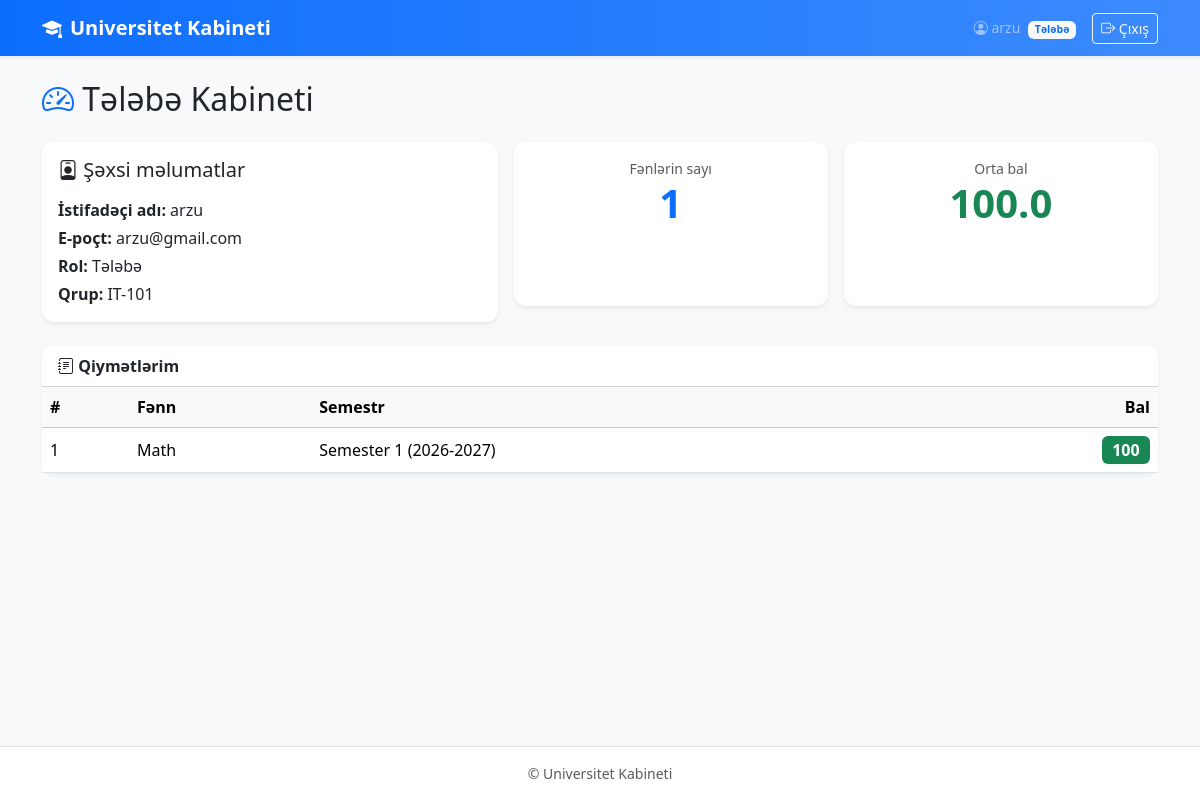
The page /student (signed in) on the database its author committed.
### app.py (models this page shows, shortened)
class User(UserMixin, db.Model):
    id = db.Column(db.Integer, primary_key=True)
    username = db.Column(
        db.String(50),
        unique=True,
        nullable=False
    )
    email = db.Column(
        db.String(120),
        unique=True,
        nullable=False
    )
    password_hash = db.Column(
        db.String(255),
        nullable=False
    )
    role = db.Column(
        db.String(10),
        nullable=False
    )
    group_id = db.Column(
        db.Integer,
        db.ForeignKey("group.id"),
        nullable=True
    )
    group = db.relationship(
        "Group",
        back_populates="students"
    )
    grades = db.relationship(
        "Grade",
        back_populates="student",
        foreign_keys="Grade.student_id",
        cascade="all, delete-orphan",
        order_by="Grade.semester_id"
    )
    teacher_assignments = db.relationship(
        "TeacherAssignment",
        back_populates="teacher",
        foreign_keys="TeacherAssignment.teacher_id",
        cascade="all, delete-orphan"
    )

class Group(db.Model):
    id = db.Column(
        db.Integer,
        primary_key=True
    )
    name = db.Column(
        db.String(50),
        unique=True,
        nullable=False
    )
    students = db.relationship(
        "User",
        back_populates="group",
        foreign_keys="User.group_id"
    )
    teacher_assignments = db.relationship(
        "TeacherAssignment",
        back_populates="group",
        cascade="all, delete-orphan"
    )

class Grade(db.Model):
    id = db.Column(
        db.Integer,
        primary_key=True
    )
    student_id = db.Column(
        db.Integer,
        db.ForeignKey("user.id"),
        nullable=False
    )
    subject_id = db.Column(
        db.Integer,
        db.ForeignKey("subject.id"),
        nullable=False
    )
    semester_id = db.Column(
        db.Integer,
        db.ForeignKey("semester.id"),
        nullable=False
    )
    grade = db.Column(
        db.Float,
        nullable=False
    )
    student = db.relationship(
        "User",
        back_populates="grades",
        foreign_keys=[student_id]
    )
    subject = db.relationship(
        "Subject",
        back_populates="grades"
    )
    semester = db.relationship(
        "Semester",
        back_populates="grades"
    )
    __table_args__ = (
        db.UniqueConstraint(
            "student_id",
            "subject_id",
            "semester_id",
            name="uq_student_subject_semester"
        ),
    )

class Subject(db.Model):
    id = db.Column(
        db.Integer,
        primary_key=True
    )
    name = db.Column(
        db.String(100),
        unique=True,
        nullable=False
    )
    teacher_assignments = db.relationship(
        "TeacherAssignment",
        back_populates="subject",
        cascade="all, delete-orphan"
    )
    grades = db.relationship(
        "Grade",
        back_populates="subject",
        cascade="all, delete-orphan"
    )

class Semester(db.Model):
    id = db.Column(
        db.Integer,
        primary_key=True
    )
    name = db.Column(
        db.String(30),
        nullable=False
    )
    academic_year_id = db.Column(
        db.Integer,
        db.ForeignKey("academic_year.id"),
        nullable=False
    )
    academic_year = db.relationship(
        "AcademicYear",
        back_populates="semesters"
    )
    grades = db.relationship(
        "Grade",
        back_populates="semester",
        cascade="all, delete-orphan"
    )
    __table_args__ = (
        db.UniqueConstraint(
            "name",
            "academic_year_id",
            name="uq_semester_year"
        ),
    )

class AcademicYear(db.Model):
    id = db.Column(
        db.Integer,
        primary_key=True
    )
    name = db.Column(
        db.String(20),
        unique=True,
        nullable=False
    )
    semesters = db.relationship(
        "Semester",
        back_populates="academic_year",
        cascade="all, delete-orphan"
    )

### app.py (the view)
@app.route("/student")
@role_required("student")
def student_dashboard():
    grades = current_user.grades
    average = (
        round(
            sum(g.grade for g in grades) / len(grades),
            2
        )
        if grades
        else None
    )
    return render_template(
        "student_dashboard.html",
        grades=grades,
        average=average
    )

### app.py (called while the page is built)
@login_manager.user_loader
def load_user(user_id):
    return db.session.get(
        User,
        int(user_id)
    )

def role_required(role):
    def decorator(f):
        @wraps(f)
        @login_required
        def wrapper(*args, **kwargs):
            if current_user.role != role:
                abort(403)
            return f(*args, **kwargs)
        return wrapper
    return decorator

### templates/student_dashboard.html (shortened to what this page needs)
{% extends "base.html" %}
{% block content %}
<h2 class="mb-4">
    <i class="bi bi-speedometer2 text-primary"></i>
    Tələbə Kabineti
</h2>
<div class="row g-3 mb-4">
    <div class="col-md-5">
        <div class="card shadow-sm border-0 h-100">
            <div class="card-body">
                <h5 class="card-title mb-3">
                    <i class="bi bi-person-badge"></i>
                    Şəxsi məlumatlar
                </h5>
                <p class="mb-1">
                    <strong>İstifadəçi adı:</strong>
                    {{ current_user.username }}
                </p>
                <p class="mb-1">
                    <strong>E-poçt:</strong>
                    {{ current_user.email }}
                </p>
                <p class="mb-1">
                    <strong>Rol:</strong>
                    Tələbə
                </p>
                <p class="mb-0">
                    <strong>Qrup:</strong>
                    {% if current_user.group %}
                        {{ current_user.group.name }}
                    {% else %}
                        <span class="text-muted">
                            Qrup təyin edilməyib
                        </span>
                    {% endif %}
                </p>
            </div>
        </div>
    </div>
    <div class="col-md-7">
        <div class="row g-3 h-100">
            <div class="col-6">
                <div class="card shadow-sm border-0 h-100 text-center stat-card">
                    <div class="card-body">
                        <div class="text-muted small">
                            Fənlərin sayı
                        </div>
                        <div class="display-6 fw-bold text-primary">
                            {{ grades|length }}
                        </div>
                    </div>
                </div>
            </div>
            <div class="col-6">
                <div class="card shadow-sm border-0 h-100 text-center stat-card">
                    <div class="card-body">
                        <div class="text-muted small">
                            Orta bal
                        </div>
                        <div class="display-6 fw-bold text-success">
                            {{ average if average is not none else '—' }}
                        </div>
                    </div>
                </div>
            </div>
        </div>
    </div>
</div>
<div class="card shadow-sm border-0">
    <div class="card-header bg-white fw-semibold">
        <i class="bi bi-journal-text"></i>
        Qiymətlərim
    </div>
    <div class="table-responsive">
        <table class="table table-hover align-middle mb-0">
            <thead class="table-light">
                <tr>
                    <th>#</th>
                    <th>Fənn</th>
                    <th>Semestr</th>
                    <th class="text-end">Bal</th>
                </tr>
            </thead>
            <tbody>
                {% for g in grades %}
                <tr>
                    <td>
                        {{ loop.index }}
                    </td>
                    <td>
                        {% if g.subject %}
                            {{ g.subject.name }}
                        {% else %}
                            —
                        {% endif %}
                    </td>
                    <td>
                        {% if g.semester %}
                            {{ g.semester.name }}
                            {% if g.semester.academic_year %}
                                ({{ g.semester.academic_year.name }})
                            {% endif %}
                        {% else %}
                            —
                        {% endif %}
                    </td>
                    <td class="text-end">
                        <span class="badge fs-6
                            {{ 'bg-success'
                            if g.grade >= 70
                            else 'bg-warning text-dark'
                            if g.grade >= 50
                            else 'bg-danger' }}">
                            {{ '%g'|format(g.grade) }}
                        </span>
                    </td>
                </tr>
                {% endfor %}
            </tbody>
        </table>
    </div>
</div>
{% endblock %}

### templates/base.html (shortened to what this page needs)
<!DOCTYPE html>
<html lang="az">
<head>
  <link href="https://cdn.jsdelivr.net/npm/bootstrap@5.3.3/dist/css/bootstrap.min.css" rel="stylesheet">
  <link href="https://cdn.jsdelivr.net/npm/bootstrap-icons@1.11.3/font/bootstrap-icons.css" rel="stylesheet">
  <link href="{{ url_for('static', filename='css/style.css') }}" rel="stylesheet">
</head>
<body class="bg-light d-flex flex-column min-vh-100">
{% if current_user.is_authenticated %}
<nav class="navbar navbar-expand-lg navbar-dark bg-primary shadow-sm">
  <div class="container">
    <a class="navbar-brand fw-semibold" href="{{ url_for('index') }}">
      <i class="bi bi-mortarboard-fill me-2"></i>Universitet Kabineti
    </a>
    <div class="ms-auto d-flex align-items-center gap-3">
      <span class="text-white-50 small d-none d-sm-inline">
        <i class="bi bi-person-circle"></i> {{ current_user.username }}
        <span class="badge bg-light text-primary ms-1">
          {{ 'Müəllim' if current_user.role == 'teacher' else 'Tələbə' }}
        </span>
      </span>
      <form method="post" action="{{ url_for('logout') }}" class="m-0">
        <button class="btn btn-outline-light btn-sm"><i class="bi bi-box-arrow-right"></i> Çıxış</button>
      </form>
    </div>
  </div>
</nav>
{% endif %}
<main class="{{ 'container my-4' if current_user.is_authenticated else 'p-0' }} flex-grow-1 d-flex flex-column">
  {% if forbidden %}
    <div class="text-center py-5">
      <h1 class="display-4">403</h1>
      <p class="lead">Bu səhifəyə giriş icazəniz yoxdur.</p>
      <a href="{{ url_for('index') }}" class="btn btn-primary">Ana səhifə</a>
    </div>
  {% else %}
    {% block content %}{% endblock %}
  {% endif %}
</main>
{% if current_user.is_authenticated %}
<footer class="text-center text-muted small py-3 border-top bg-white">
  &copy; Universitet Kabineti
</footer>
{% endif %}
</body>
</html>

### static/css/style.css (style rules this page uses)
body { font-family: "Segoe UI", system-ui, -apple-system, Roboto, sans-serif; }
.navbar { background: linear-gradient(90deg, #0d6efd, #3d8bfd) !important; }
.card { border-radius: 0.75rem; }
.card-header { border-top-left-radius: 0.75rem !important; border-top-right-radius: 0.75rem !important; }
.stat-card { transition: transform 0.15s ease; }
:root { --auth-ink: #0b1a2b; --auth-ink-soft: #2b3f55; --auth-light: #ffffff; --auth-accent: #7fb0ee; }

### rows shown on the page
User: username "arzu", role "Tələbə", email "arzu@gmail.com"
Group: group.name "IT-101"
Grade: subject.name "Math", semester.name "Semester 1", semester.academic_year.name "2026-2027", grade "100"

### other values the page prints
{{ grades|length }} "1"
{{ average if average is not none else '—' }} "100.0"
